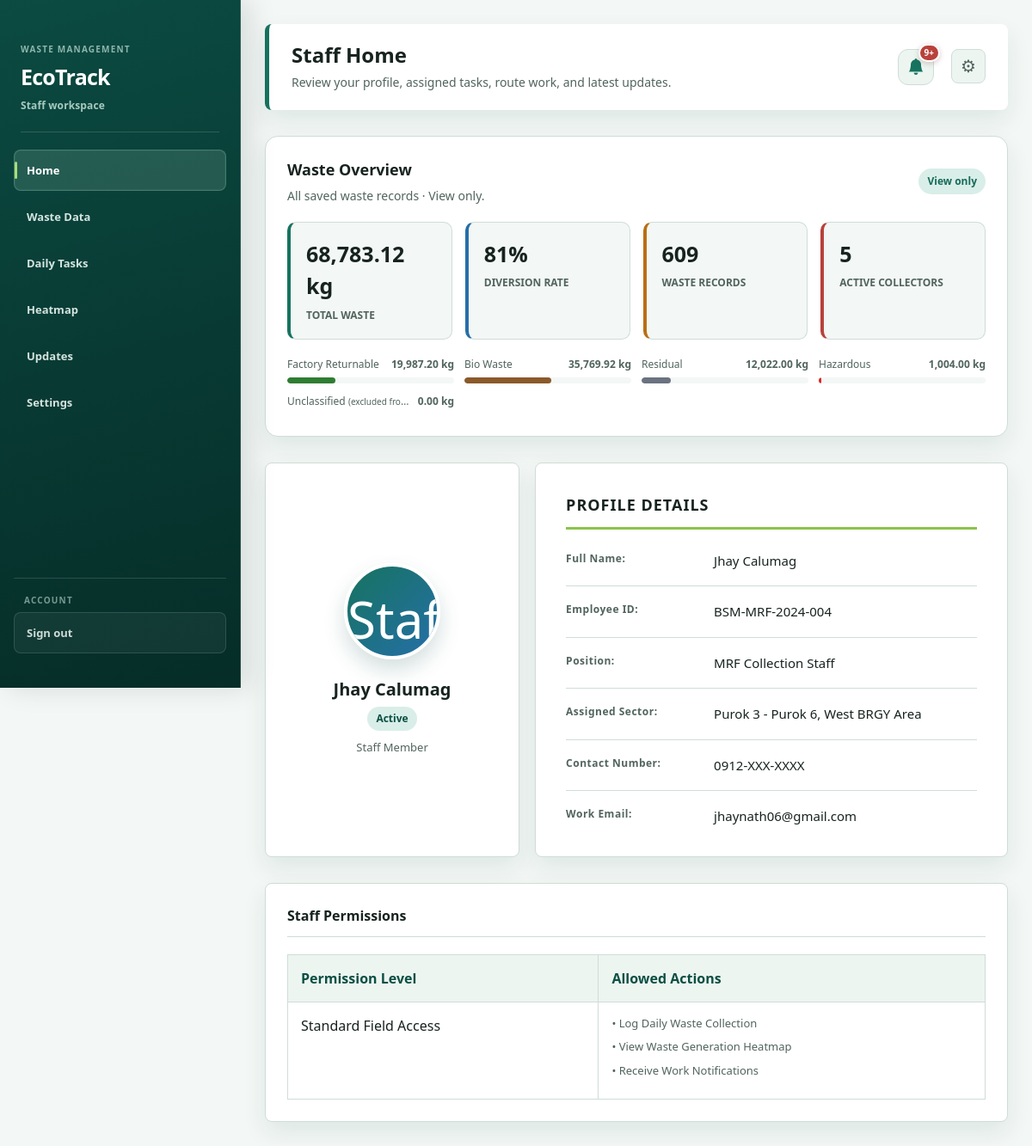
The app's page /staff_home.php (signed in) with its own data.
### tables this page shows
CREATE TABLE `users` (
  `id` int(11) NOT NULL AUTO_INCREMENT,
  `username` varchar(50) NOT NULL,
  `email` varchar(100) NOT NULL,
  `password_hash` varchar(255) NOT NULL,
  `user_type` enum('admin','staff') NOT NULL,
  `first_name` varchar(50) NOT NULL,
  `last_name` varchar(50) NOT NULL,
  `is_active` tinyint(1) DEFAULT 1,
  `created_at` timestamp NOT NULL DEFAULT current_timestamp(),
  `last_login` timestamp NULL DEFAULT NULL,
  `photo` varchar(255) DEFAULT NULL,
  `address` text DEFAULT NULL,
  `gender` enum('Male','Female','Other') DEFAULT NULL,
  PRIMARY KEY (`id`),
  UNIQUE KEY `username` (`username`),
  UNIQUE KEY `email` (`email`),
  KEY `idx_users_username` (`username`),
  KEY `idx_users_email` (`email`)
);

### staff_home.php (shortened to what the rows shown need)
<?php
requireUserType('staff');
$user = getCurrentUser();
?>
<!DOCTYPE html>
<html lang="en">
<head>
    <?php include 'includes/theme_head.php'; ?>
    <link rel="stylesheet" href="assets/css/ecotrack-theme.css?v=<?php echo filemtime(__DIR__ . '/assets/css/ecotrack-theme.css'); ?>">
</head>
<body class="staff-page">
    <div class="main-content">
        <div class="header">
            <div>
                <h1>Staff Home</h1>
            </div>
        </div>
        <section class="read-only-overview" aria-label="Read-only waste overview">
            <div class="read-only-heading">
                <div><h2>Waste Overview</h2><p class="staff-subtitle">All saved waste records &middot; View only.</p></div>
            </div>
        </section>
        <div class="profile-container">
            <div class="profile-card">
                <div class="profile-avatar">
                    <?php if ($user && $user['photo']): ?>
                        <img src="<?php echo htmlspecialchars($user['photo']); ?>" alt="Staff Photo">
                    <?php else: ?>&#128100;<?php endif; ?>
                </div>
                <div class="profile-name"><?php echo $user ? htmlspecialchars($user['first_name'] . ' ' . $user['last_name']) : 'Staff Member'; ?></div>
                <div class="profile-status active"><?php echo $user && $user['is_active'] ? 'Active' : 'Inactive'; ?></div>
                <div class="profile-role">Staff Member</div>
            </div>
            <div class="profile-details">
                <h2>PROFILE DETAILS</h2>
                <div class="detail-row">
                    <div class="detail-label">Full Name:</div>
                    <div class="detail-value"><?php echo $user ? htmlspecialchars($user['first_name'] . ' ' . $user['last_name']) : 'N/A'; ?></div>
                </div>
                <div class="detail-row">
                    <div class="detail-label">Employee ID:</div>
                    <div class="detail-value">BSM-MRF-2024-<?php echo str_pad($user['id'], 3, '0', STR_PAD_LEFT); ?></div>
                </div>
                <div class="detail-row">
                    <div class="detail-label">Work Email:</div>
                    <div class="detail-value"><?php echo $user ? htmlspecialchars($user['email']) : 'N/A'; ?></div>
                </div>
            </div>
        </div>
        <div class="permissions-section">
            <table class="permissions-table">
                <thead>
                    <tr>
                        <th>Permission Level</th>
                        <th>Allowed Actions</th>
                    </tr>
                </thead>
            </table>
        </div>
    </div>
</body>
</html>

### records on screen
users: first_name+last_name "Jhay Calumag", id "004", email "jhaynath06@gmail.com"

### other values on screen
$sidebarWorkspaceLabel "Staff workspace"
$item['text'] "Home"
$item['text'] "Waste Data"
$item['text'] "Daily Tasks"
$item['text'] "Heatmap"
$item['text'] "Updates"
$item['text'] "Settings"
$staffWasteOverview['total_waste'] "68,783.12"
$staffDiversionRate "81"
$staffWasteOverview['total_records'] "609"
$staffWasteOverview['active_collectors'] "5"
$definition['label'] "Factory Returnable"
$staffWasteOverview[$categoryKey] "19,987.20"
$definition['label'] "Bio Waste"
$staffWasteOverview[$categoryKey] "35,769.92"
